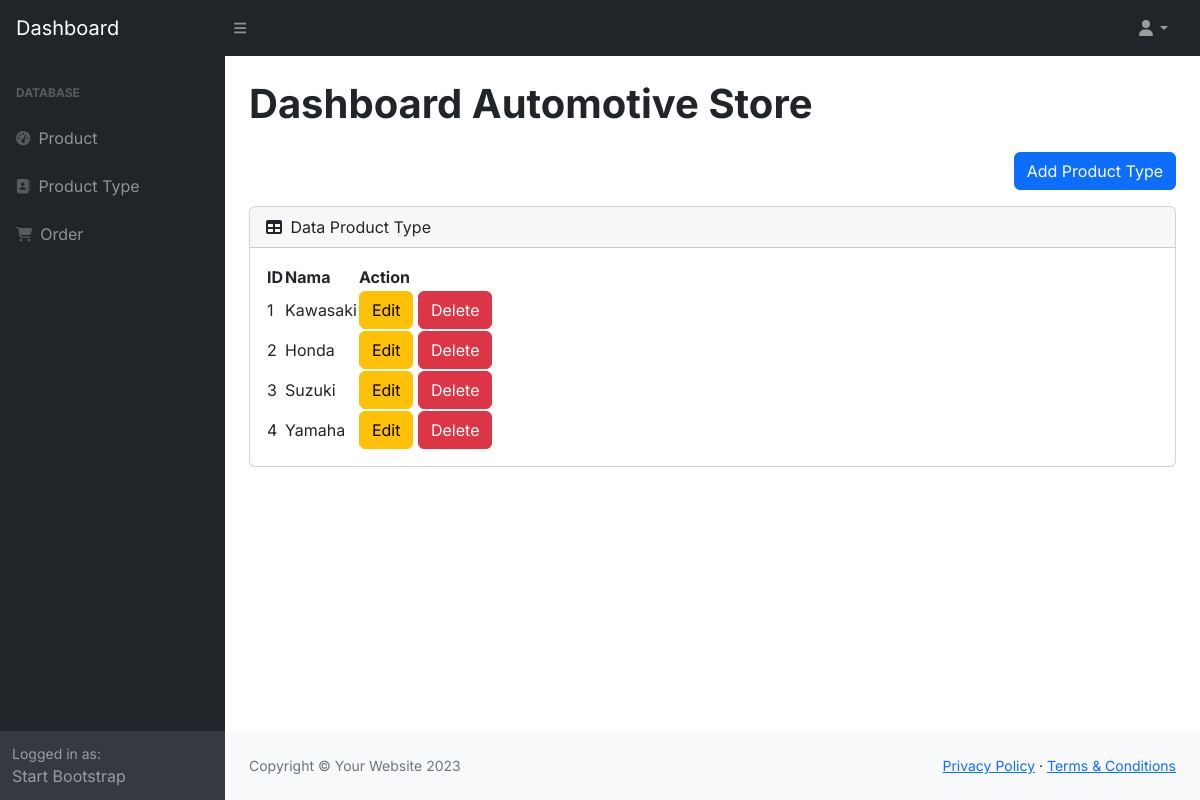
/dashboard/pages/jenis-produk/jenis-produk.php, run on the app's committed database.
### tables this page shows
CREATE TABLE `jenis_produk` (
  `id` int(11) NOT NULL,
  `nama` varchar(45) NOT NULL
);

### db.php (called while the page is built)
<?php
$conn = mysqli_connect("localhost", "root", "", "dbmotor");
function query($query)
{
    global $conn;
    $result = mysqli_query($conn, $query);
    $rows = [];
    while ($row = mysqli_fetch_assoc($result)) {
        $rows[] = $row;
    }
    return $rows;
};

### dashboard/pages/jenis-produk/jenis-produk.php (the view)
<?php
require_once "../../layout/header.php";
$jenis_produk = query("SELECT * FROM jenis_produk");
?>
<div class="d-flex justify-content-end mb-3">
    <a href="add-jenis-produk.php" class="btn btn-primary">Add Product Type</a>
</div>
<div class="card mb-4">
    <div class="card-header">
        <i class="fas fa-table me-1"></i>
        Data Product Type
    </div>
    <div class="card-body">
        <table id="datatablesSimple">
            <thead>
                <tr>
                    <th>ID</th>
                    <th>Nama</th>
                    <th>Action</th>
                </tr>
            </thead>
            <tbody>
                <?php foreach ($jenis_produk as $jp) : ?>
                    <tr>
                        <td><?= $jp["id"]; ?></td>
                        <td><?= $jp["nama"]; ?></td>
                        <td>
                            <a href="edit-jenis-produk.php?id=<?= $jp['id']; ?>" class="btn btn-warning">Edit</a>
                            <a href="delete-jenis-produk.php?id=<?= $jp['id']; ?>" class="btn btn-danger" onclick="return confirm('Yakin?')">Delete</a>
                        </td>
                    </tr>
                <?php endforeach; ?>
            </tbody>
        </table>
    </div>
</div>
</div>
</main>
<?php require_once "../../layout/footer.php" ?>

### data on the page
jenis_produk: id "1", nama "Kawasaki"
jenis_produk: id "2", nama "Honda"
jenis_produk: id "3", nama "Suzuki"
jenis_produk: id "4", nama "Yamaha"
